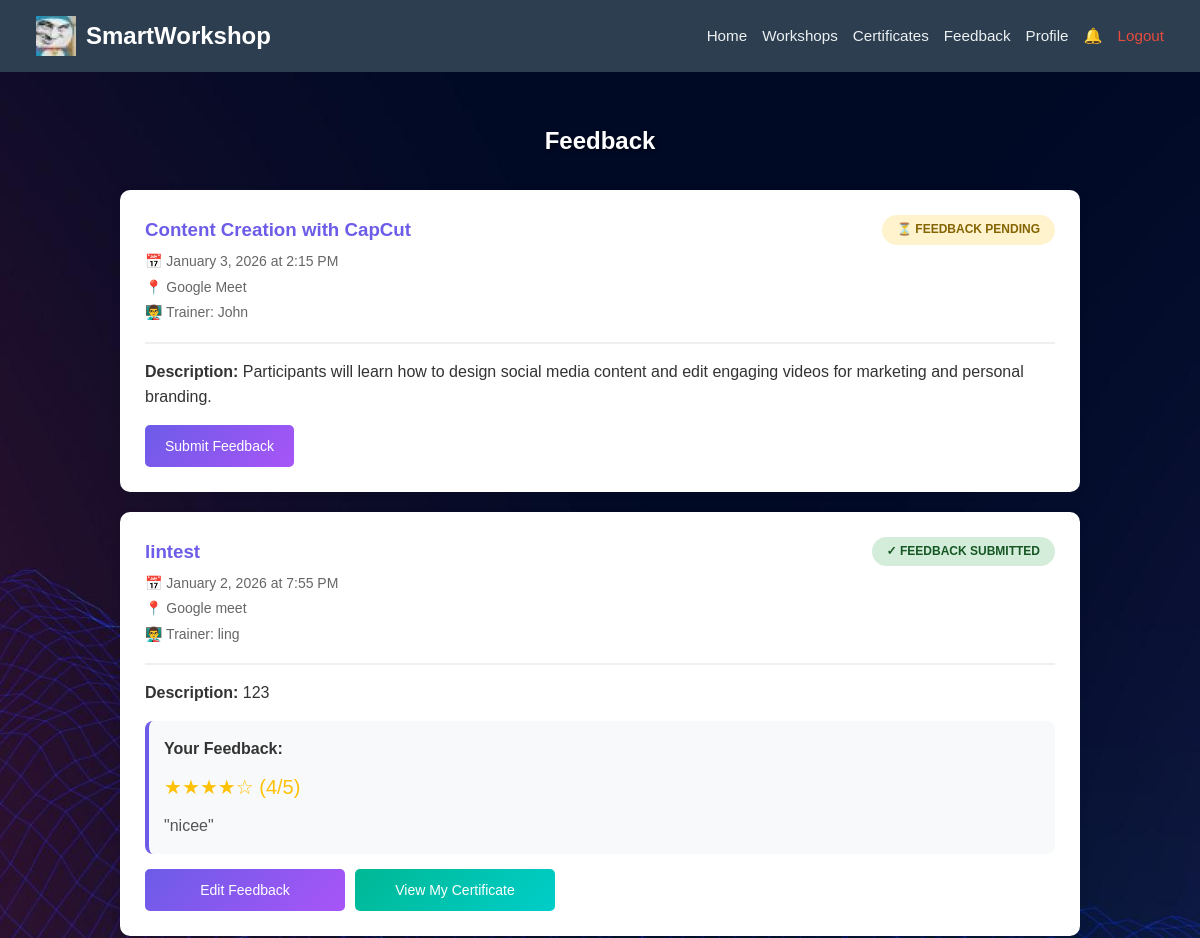
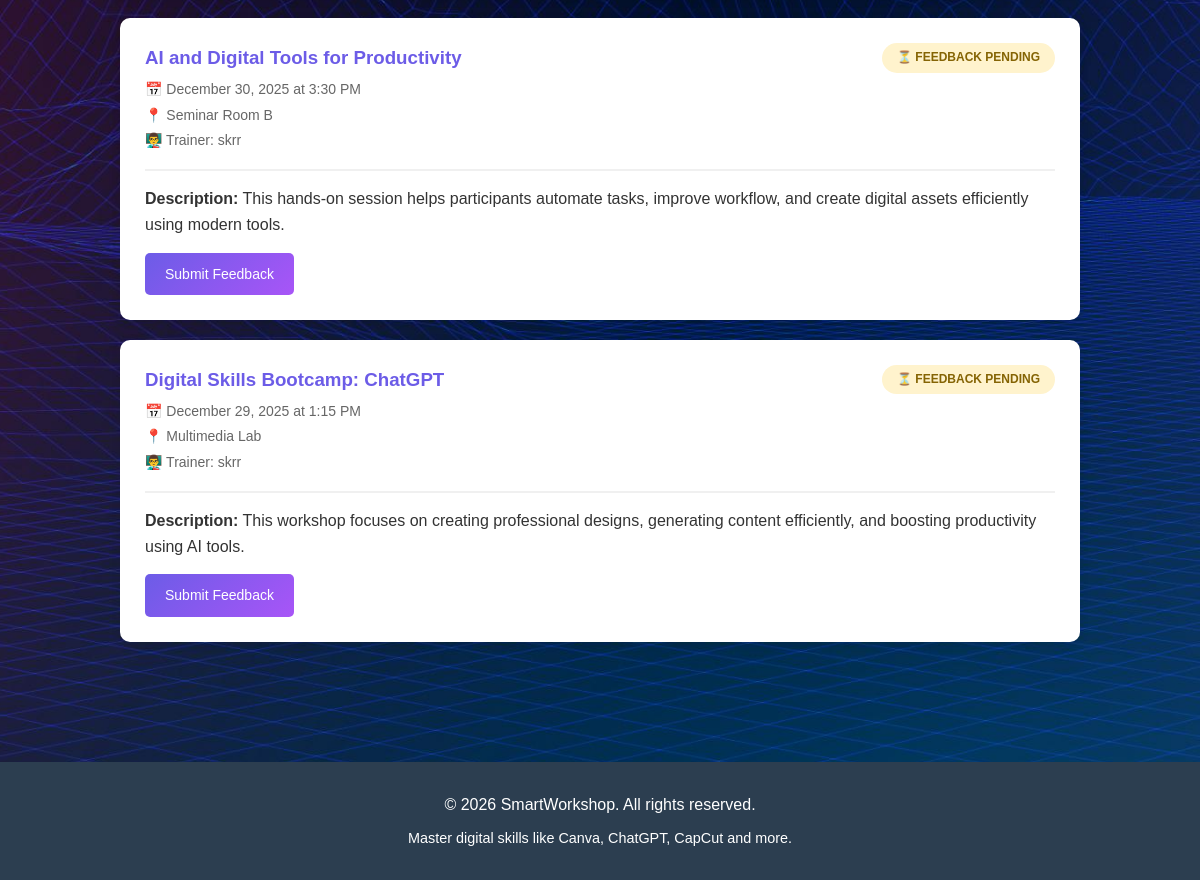
The page /feedback.php (signed in) on the database its author committed (2 pictures, top to bottom).
### tables this page shows
CREATE TABLE `workshops` (
  `id` int(11) NOT NULL,
  `title` varchar(100) NOT NULL,
  `description` text DEFAULT NULL,
  `trainer` varchar(100) DEFAULT NULL,
  `trainer_id` int(11) DEFAULT NULL,
  `date` date NOT NULL,
  `time` time NOT NULL,
  `location` varchar(100) NOT NULL,
  `fee` decimal(10,2) DEFAULT 0.00,
  `organizer_id` int(11) NOT NULL,
  `created_at` timestamp NOT NULL DEFAULT current_timestamp()
);

### feedback.php (the view, shortened to what this page needs)
<?php
include 'include/db_connect.php';
$user_id = $_SESSION['user_id'];
$workshop_id = isset($_GET['workshop_id']) ? intval($_GET['workshop_id']) : 0;
if ($workshop_id == 0) {
    $workshops_query = "SELECT w.*, b.created_at as enrolled_date,
        (SELECT COUNT(*) FROM feedback WHERE user_id = $user_id AND workshop_id = w.id) as has_feedback,
        (SELECT rating FROM feedback WHERE user_id = $user_id AND workshop_id = w.id) as my_rating,
        (SELECT comment FROM feedback WHERE user_id = $user_id AND workshop_id = w.id) as my_comment
        FROM bookings b
        JOIN workshops w ON b.workshop_id = w.id
        WHERE b.user_id = $user_id
        ORDER BY w.date DESC";
    $workshops_result = mysqli_query($conn, $workshops_query);
    ?>
    <!DOCTYPE html>
    <html lang="en">
    <head>
        <link rel="stylesheet" href="css/style.css">
    </head>
    <body>
        <?php include 'include/nav.php'; ?>
        <div class="feedback-dashboard">
            <h2> Feedback</h2>
            <?php if (mysqli_num_rows($workshops_result) > 0): ?>
                <?php while ($workshop = mysqli_fetch_assoc($workshops_result)): ?>
                    <div class="workshop-feedback-card">
                        <div class="workshop-feedback-header">
                            <div class="workshop-info">
                                <h3><?php echo htmlspecialchars($workshop['title']); ?></h3>
                                <p>📅 <?php echo date('F j, Y', strtotime($workshop['date'])); ?> at <?php echo date('g:i A', strtotime($workshop['time'])); ?></p>
                                <p>📍 <?php echo htmlspecialchars($workshop['location']); ?></p>
                                <p>👨‍🏫 Trainer: <?php echo htmlspecialchars($workshop['trainer']); ?></p>
                            </div>
                            <div class="feedback-status">
                                <?php if ($workshop['has_feedback'] > 0): ?>
                                    <span class="status-badge status-completed">✓ Feedback Submitted</span>
                                <?php else: ?>
                                    <span class="status-badge status-pending">⏳ Feedback Pending</span>
                                <?php endif; ?>
                            </div>
                        </div>
                        <p><strong>Description:</strong> <?php echo htmlspecialchars($workshop['description']); ?></p>
                        <?php if ($workshop['has_feedback'] > 0): ?>
                            <div class="my-feedback-display">
                                <h4>Your Feedback:</h4>
                                <div class="my-rating">
                                    <?php
                                    for ($i = 1; $i <= 5; $i++) {
                                        echo $i <= $workshop['my_rating'] ? '★' : '☆';
                                    }
                                    ?>
                                    (<?php echo $workshop['my_rating']; ?>/5)
                                </div>
                                <div class="my-comment">
                                    "<?php echo htmlspecialchars($workshop['my_comment']); ?>"
                                </div>
                            </div>
                            <div class="action-buttons">
                                <a href="feedback.php?workshop_id=<?php echo $workshop['id']; ?>&edit=1" class="btn-submit-feedback" style="width: 200px;">
                                     Edit Feedback
                                </a>
                                <a href="view_certificate.php?workshop_id=<?php echo $workshop['id']; ?>" class="btn-submit-feedback" style="background: linear-gradient(135deg, #00b894, #00cec9); width: 200px;">
                                     View My Certificate
                                </a>
                            </div>
                        <?php else: ?>
                            <div class="action-buttons">
                                <a href="feedback.php?workshop_id=<?php echo $workshop['id']; ?>" class="btn-submit-feedback">
                                     Submit Feedback
                                </a>
                            </div>
                        <?php endif; ?>
                    </div>
                <?php endwhile; ?>
            <?php endif; ?>
        </div>
        <?php include 'include/footer.php'; ?>
    </body>
    </html>
    <?php
    exit();
}
?>
    <?php include 'include/nav.php'; ?>
    <?php include 'include/footer.php'; ?>

### css/style.css (style rules this page uses)
* { margin: 0; padding: 0; box-sizing: border-box; }
body { font-family: sans-serif; background: url('../img/bg.jpg') no-repeat center center fixed; background-size: cover; color: #333; line-height: 1.6; min-height: 100vh; display: flex; flex-direction: column; }
h2 { color: white; text-shadow: 2px 2px 4px #000; margin-bottom: 30px; text-align: center; }
h3 { color: #2563eb; margin-bottom: 10px; }
.status-badge { padding: 5px 12px; border-radius: 20px; font-size: 12px; font-weight: bold; text-transform: uppercase; }
.status-pending { background: #fff3cd; color: #856404; }
.status-badge { padding: 5px 15px; border-radius: 20px; font-size: 12px; font-weight: bold; }
.status-completed { background: #d4edda; color: #155724; }
.feedback-dashboard { max-width: 1000px; margin: 30px auto; padding: 20px; flex: 1; }
.feedback-dashboard h2 { color: white; text-shadow: 2px 2px 4px rgba(0, 0, 0, 0.5); text-align: center; margin-bottom: 30px; }
.workshop-feedback-card { background: white; padding: 25px; border-radius: 10px; box-shadow: 0 2px 10px rgba(0, 0, 0, 0.1); margin-bottom: 20px; }
.workshop-feedback-header { display: flex; justify-content: space-between; align-items: start; margin-bottom: 15px; padding-bottom: 15px; border-bottom: 2px solid #f0f0f0; }
.workshop-info h3 { color: #6c5ce7; margin-bottom: 5px; }
.workshop-info p { color: #666; font-size: 14px; margin: 3px 0; }
.feedback-status { display: flex; flex-direction: column; align-items: flex-end; gap: 10px; }
.my-feedback-display { background: #f8f9fa; padding: 15px; border-radius: 8px; margin-top: 15px; border-left: 4px solid #6c5ce7; }
.my-feedback-display h4 { color: #333; margin-bottom: 10px; font-size: 16px; }
.my-rating { color: #ffc107; font-size: 20px; margin-bottom: 10px; }
.my-comment { color: #555; line-height: 1.6; }
.action-buttons { display: flex; gap: 10px; margin-top: 15px; flex-wrap: wrap; justify-content: flex-start; }
.btn-submit-feedback { background: linear-gradient(135deg, #6c5ce7, #a855f7); color: white; padding: 10px 20px; border-radius: 5px; text-decoration: none; font-size: 14px; display: inline-block; text-align: center; white-space: nowrap; }

### rows shown on the page
workshops: title "Content Creation with CapCut", date "January 3, 2026", time "2:15 PM", location "Google Meet", trainer "John", shows "⏳ FEEDBACK PENDING", description "Participants will learn how to design social media content and edit engaging videos for marketing and personal branding."
workshops: title "lintest", date "January 2, 2026", time "7:55 PM", location "Google meet", trainer "ling", shows "✓ FEEDBACK SUBMITTED", description "123", my_rating "4", my_comment "nicee"
workshops: title "AI and Digital Tools for Productivity", date "December 30, 2025", time "3:30 PM", location "Seminar Room B", trainer "skrr", shows "⏳ FEEDBACK PENDING", description "This hands-on session helps participants automate tasks, improve workflow, and create digital assets efficiently using modern tools."
workshops: title "Digital Skills Bootcamp: ChatGPT", date "December 29, 2025", time "1:15 PM", location "Multimedia Lab", trainer "skrr", shows "⏳ FEEDBACK PENDING", description "This workshop focuses on creating professional designs, generating content efficiently, and boosting productivity using AI tools."
